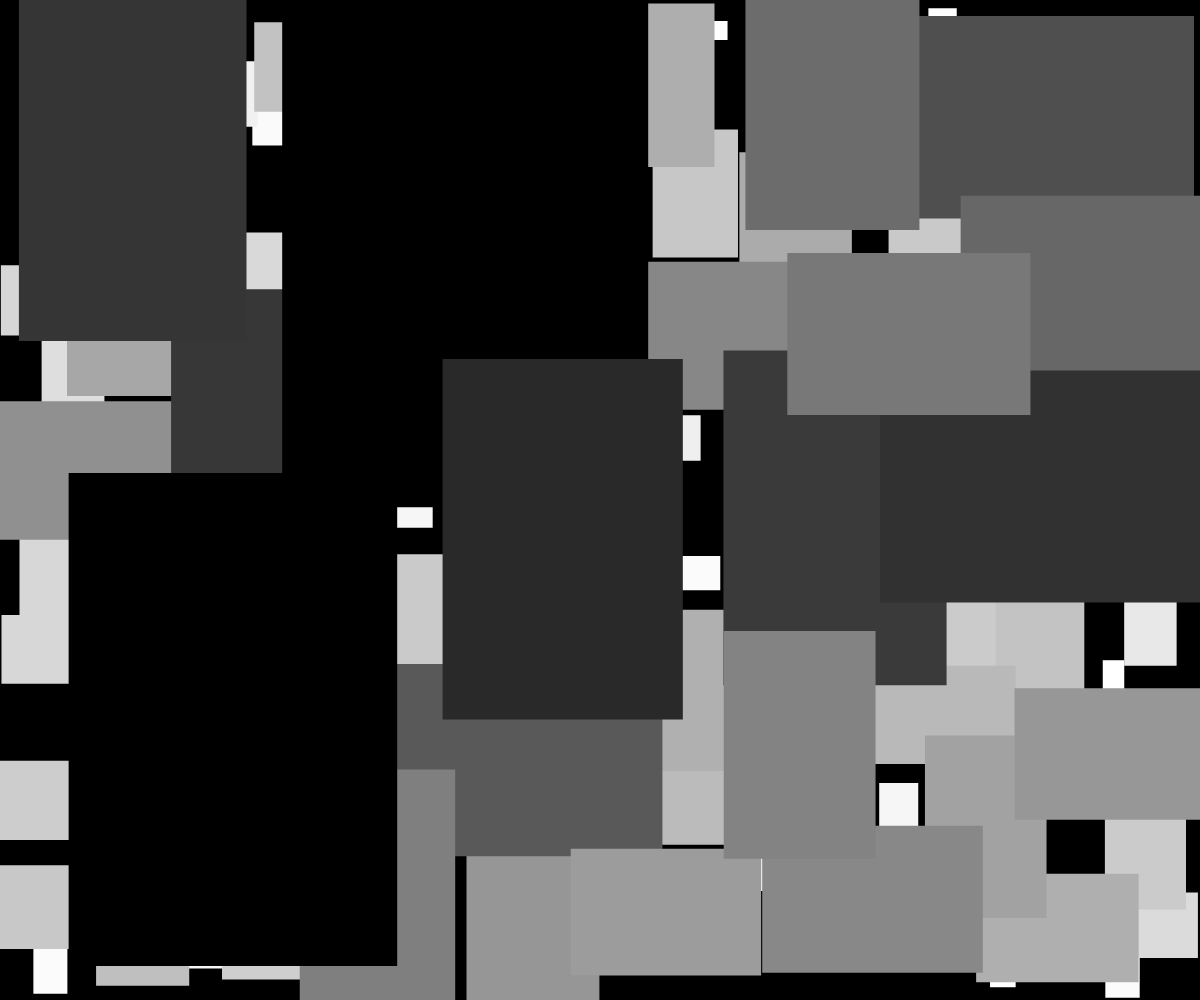
Frame 1 (no input)
Frame 60 (no input): identical to frame 1, image omitted
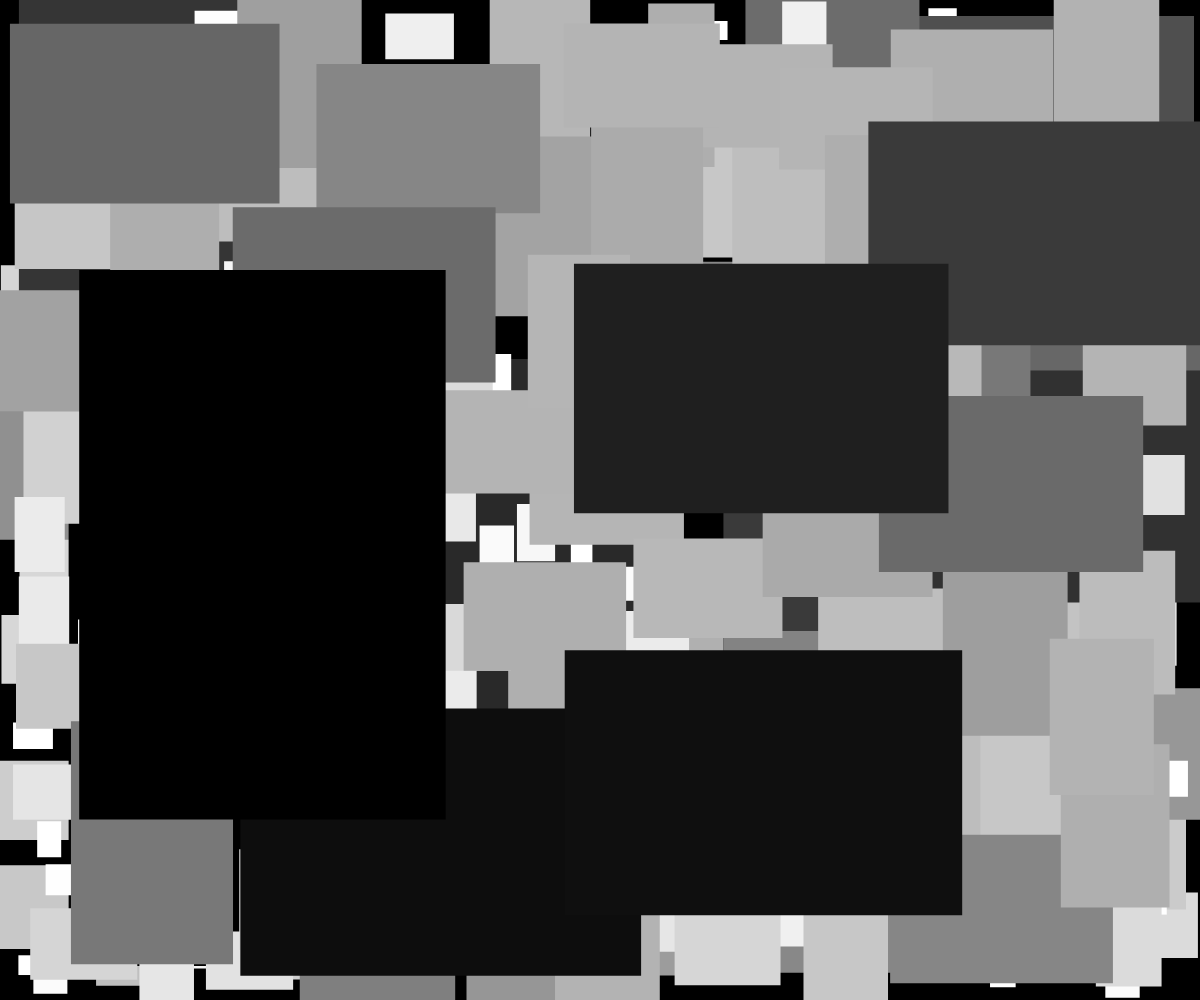
Frame 120 (the mouse pressed at the canvas centre since frame 60)

The p5.js sketch that drew these frames (run headless with seeded random() and noise() and a simulated clock; from frame 60 on, the mouse is pressed at the canvas centre):

// p5.js sketch
// ── sketch.js
var PAGE_TITLE = "p5_challenge-rect_packing";

/**jstephens 2016_06 - inspired by shiffman's code challenge**
TODO:
- [ ] vary the width/height for rectangles
- [ ] check out 'code fights' online
*/
////////////
//SET GLOBALS
var TOTAL_ATTEMPTS = 300;
var TOTAL_CIRCLES  = 490;//490
var circles        = [];

var rInitial       = 100;
var rMax           = 200;
var rMin           = 15;



var fillAlpha      = 255;

function setup(){
  rectMode(CENTER);
  createCanvas(window.innerWidth, window.innerHeight);
  background(0);
  noStroke();
  
  generateSquares();
}
  
function draw(){
}

function mousePressed(){
  
  TOTAL_ATTEMPTS = 300;
  TOTAL_CIRCLES  = 490;//490
  circles        = [];
  rInitial       = 100;
  rMax           = 200;
  rMin           = 15;
  
  
  fillAlpha      = 255;

  //background(0,60);
  generateSquares();
}


function generateSquares() {
  //console.log(window.innerWidth);
  for (var i = 0; i < TOTAL_ATTEMPTS; i++){
    var circle = {
      
      //flip coin to determine is rect is portrait or landscape
      isPortrait: floor(random(2)),
      //change scale of width or height depending on coin flip
      wScl: 1,
      hScl: 1,
      
      //stops the initial wave of squares from all being the same size
      r:  random(rInitial*.5, rMax),
      
      w:  0,
      h:  0,
      x:  random(width),
      y:  random(height)
      
    };
    var isOverlapping = false;
    
    
    if (circle.isPortrait == 1){
      circle.wScl = 1.5;
    } else {
      circle.hScl = 1.5;
    }
    
    //set width and height to radius to make squares, or multiple w h by scale to change aspect ratio
    circle.w = circle.r * circle.wScl;
    circle.h = circle.r * circle.hScl;
    
    
    //caculate this here bc cant in the constructor function
    circle.x = random(circle.r+10, width-(circle.r+10));
    circle.y = random(circle.r+10, height-(circle.r+10));
    
    //ONLY ADD CIRCLES THAT DO NOT OVERLAP
    //compare current circle to all previous using nested loop
    for (var j = 0; j < circles.length; j++){
      //does currrent circle overlap any previous circle
      //is distance between circles less than 2* their radius
      var other = circles[j];
      var d = dist(circle.x, circle.y, other.x, other.y);
      //console.log('Dist between circle['+i+'] and circle[' + j + '] = ' + d);
      
      //CHECK FOR OVERLAP   //.9,1.2
      if (d < (circle.r + other.r)*random(.9,1.02)){
        //THEN THEY ARE OVERLAPPING
        //console.log('dist:' + d + ' is less than' + 2*circle.r);
        isOverlapping = true;
        break;
      }         
    }
    if(!isOverlapping){
      circles.push(circle);
    }
    //console.log("circles drawn: " + circles.length);
    if (circles.length >= TOTAL_CIRCLES){
      break;
    }
    // if we reached max attemtps and STILL can't find a place to draw, then subtract 1 from circle radius and start over
    if ((i >= TOTAL_ATTEMPTS-1) && (circles.length < TOTAL_CIRCLES)){
      //then shrink the circle radius by 1 and try it all over again
      //console.log('\nreducing radius by 1')
      rInitial --;
      i = 0;
    }
    // STOP AT MINIMUM IMAGE SIZE
    if (rInitial <= rMin){
      break;
    }
  }

  for (var i = circles.length-1; i >= 0; i--){
    var fillColor = map(circles[i].r, rMin, rMax*.7, 255,0);
    //var fillColor = map(i           , 0       , circles.length, 40, 255);
    fill(fillColor,fillAlpha);
  
    rect(circles[i].x, circles[i].y, circles[i].w*2, circles[i].h*2);
  }
}


// ── rect.js
//placeholder for an image object
//image width and height must be calculated as percent of screen
